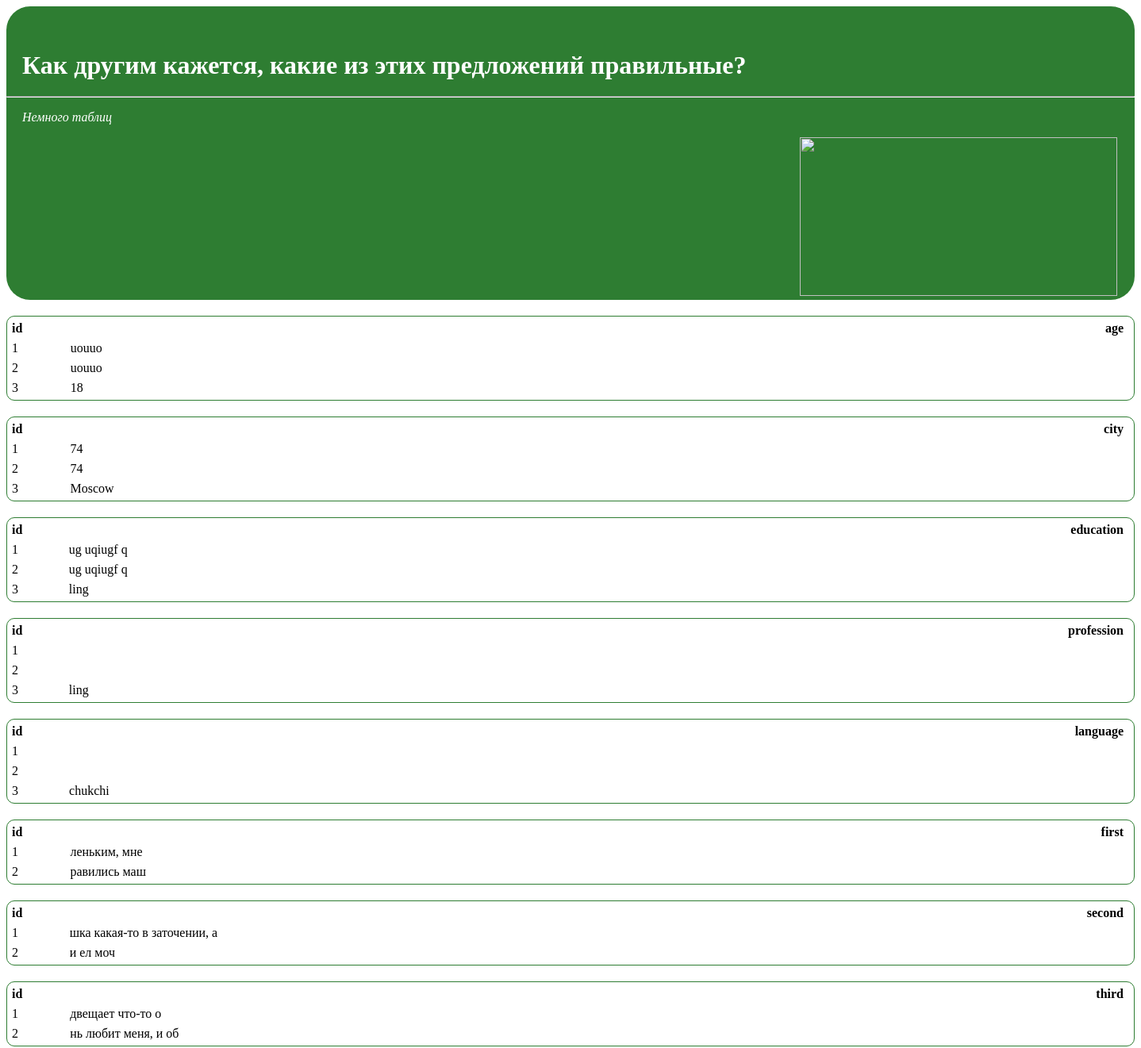
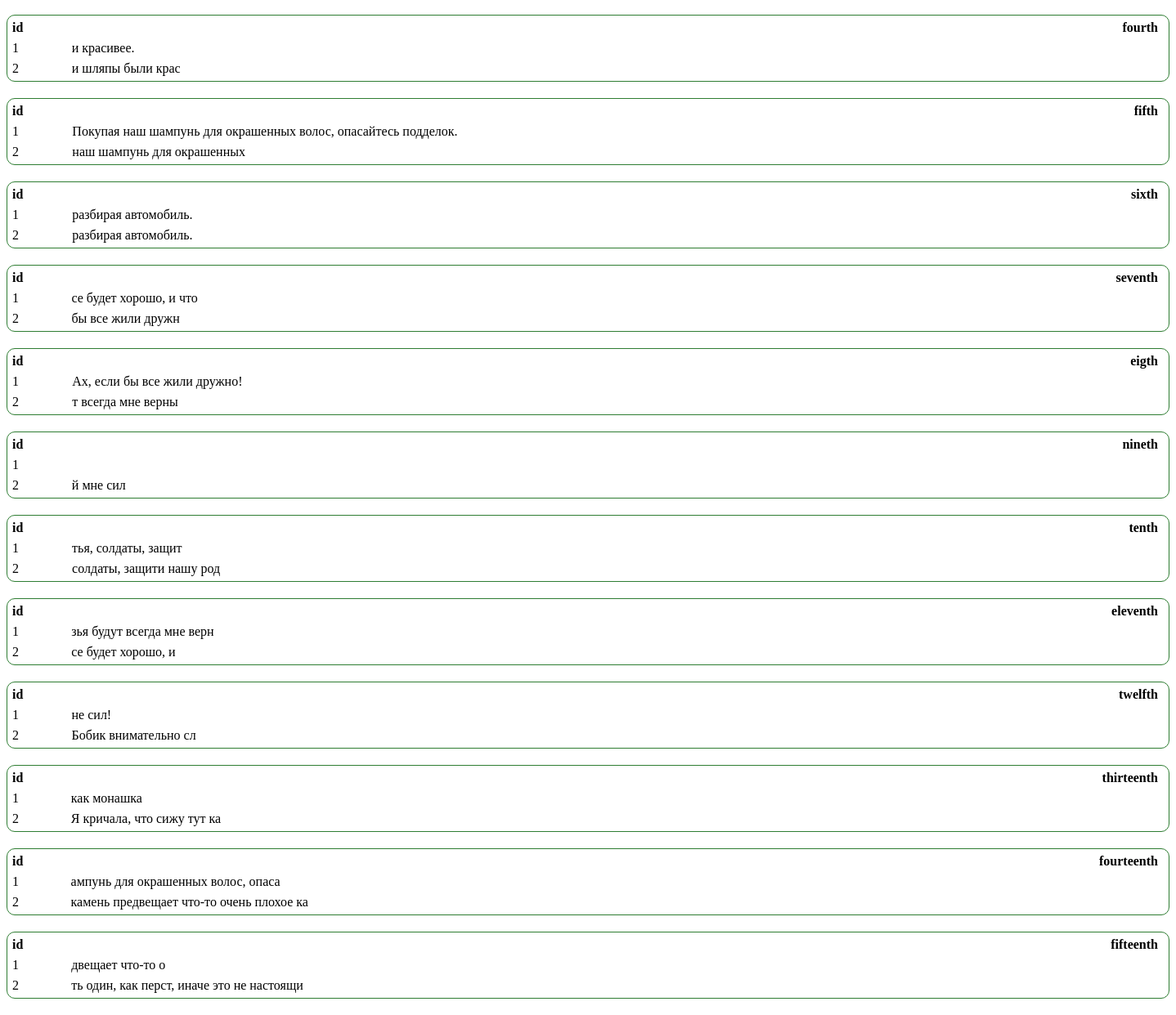
/stats, run on an earlier commit of the app's database (2 pictures, top to bottom).
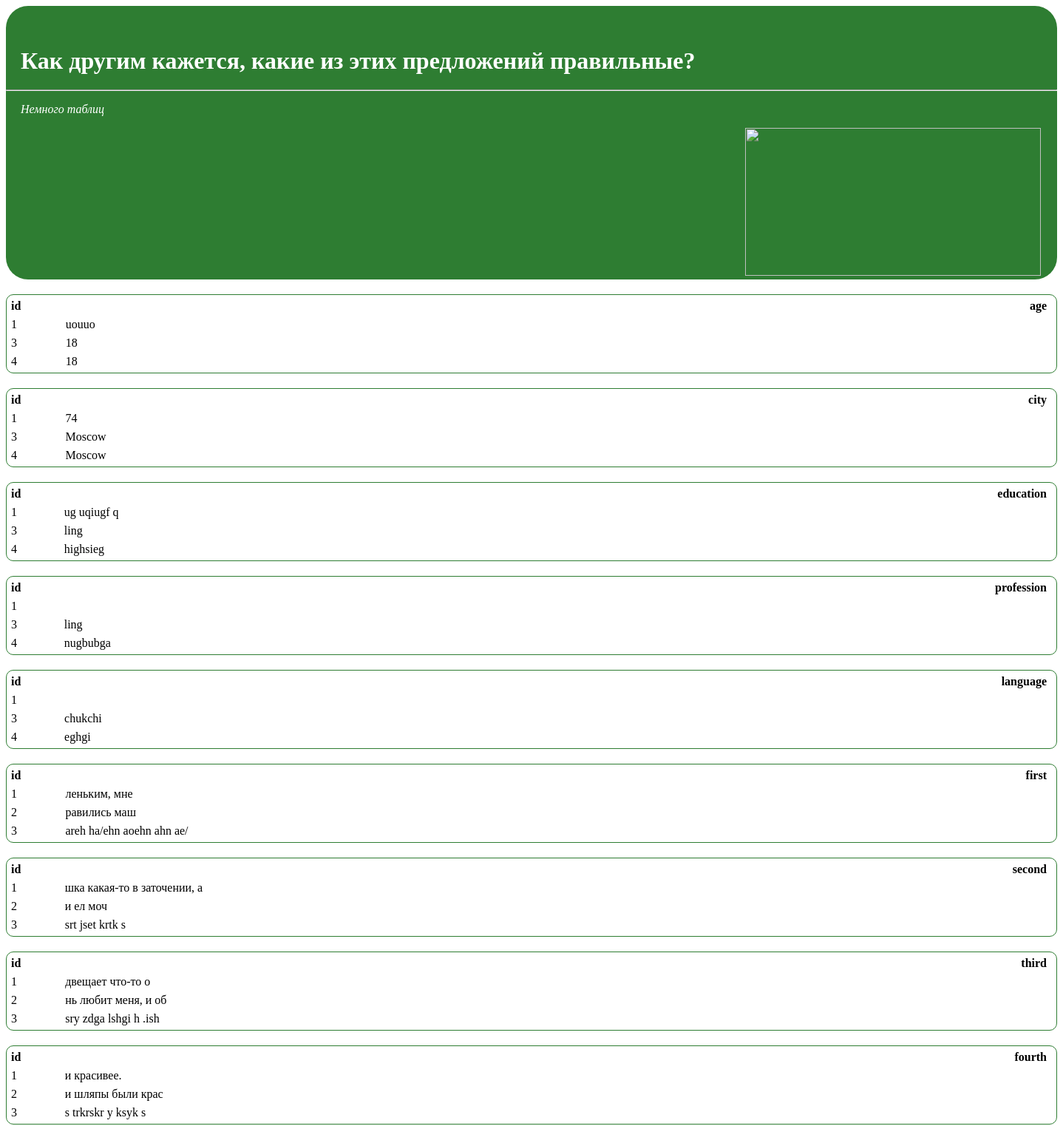
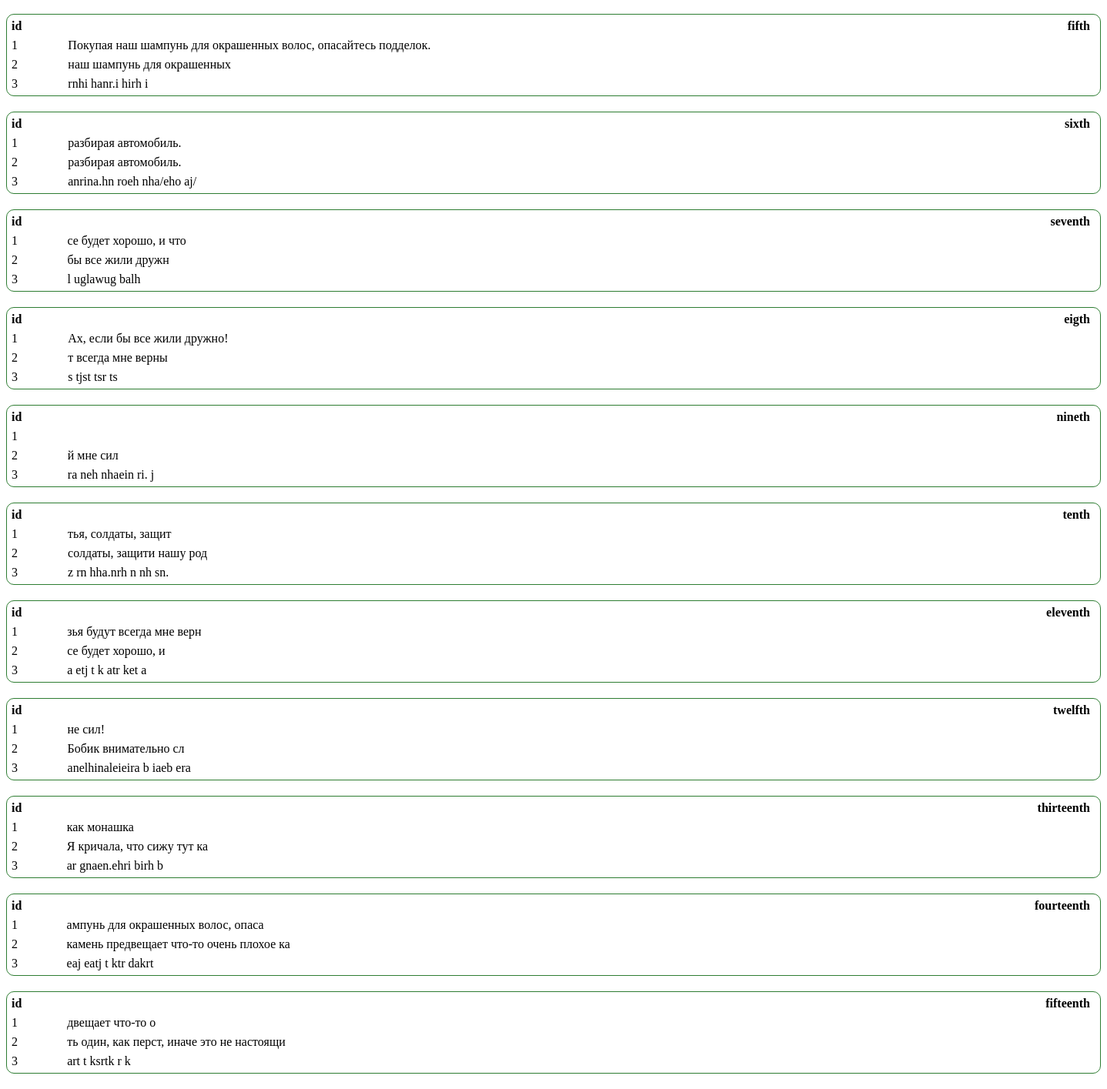
And on a later commit of the database (2 pictures, top to bottom).
### tables this page shows
CREATE TABLE "answers" (
	`id`	INTEGER PRIMARY KEY AUTOINCREMENT,
	`age`	TEXT,
	`city`	TEXT,
	`education`	TEXT,
	`profession`	TEXT,
	`language`	TEXT
);

CREATE TABLE "sentences" (
	`id`	INTEGER PRIMARY KEY AUTOINCREMENT,
	`first`	TEXT,
	`second`	TEXT,
	`third`	TEXT,
	`fourth`	TEXT,
	`fifth`	TEXT,
	`sixth`	TEXT,
	`seventh`	TEXT,
	`eigth`	TEXT,
	`nineth`	TEXT,
	`tenth`	TEXT,
	`eleventh`	TEXT,
	`twelfth`	TEXT,
	`thirteenth`	TEXT,
	`fourteenth`	TEXT,
	`fifteenth`	TEXT
);

### to_chto.py (the view)
@app.route('/stats')
def show_stats():
    conn = sqlite3.connect('sql_answers.db')
    cur = conn.cursor()
    tables = []
    params_1 = ['age', 'city', 'education', 'profession', 'language']
    params_2 = ['first', 'second', 'third', 'fourth', 'fifth', 'sixth', 'seventh', 'eigth', 'nineth', 'tenth', 'eleventh', 'twelfth', 'thirteenth', 'fourteenth', 'fifteenth']
    for param in params_1:
        cur.execute('SELECT id, ' + str(param) + ' FROM answers')
        tables.append(['id', str(param), cur.fetchall()])
    for param in params_2:
        cur.execute('SELECT id, ' + str(param) + ' FROM sentences')
        tables.append(['id', str(param), cur.fetchall()])
    return render_template('statistics_page.html', data=tables)

### templates/statistics_page.html (shortened to what this page needs)
<!DOCTYPE html>
<html lang="ru">
	<head>
	</head>
	<body>
		<header style="background-color:#2E7D32; border-radius: 30px 30px 30px 30px; ">
			<div class="container">
				<div class="row">
					<div class="col-md-4">
						<br/><br/>
						<h1 style="color:white; margin:20px 20px 20px 20px;">Как другим кажется, какие из этих предложений правильные?</h1>
						<hr>
						<p><i style="color:white; margin:20px 20px 0px 20px;">Немного таблиц</i></p>
	                </div>
					<div class="col-md-4">
        	            <img src="{{url_for('static', filename='H3sot.jpg')}}" title="Аж трясёт" alt="" style="height:200px; width:400px; margin:0px 20px 5px 1000px; " >
					</div>
	            </div>
			</div>
		</header>
 		<table style="width:100%">
 			{% for d in data %}
 				<table style="width:100%; border: 1px solid #2E7D32; border-radius: 10px 10px 10px 10px; margin:20px 0px 20px 0px; text-align: left; border-spacing: 5px;">
 					<tr>
 						<th width="5%">{{ d[0] }}<th>
 						<th width="95%">{{ d[1] }}<th>
 					</tr>
 					{% for each in d[2] %}
 						<tr>
 							<td width="5%">{{ each[0] }}</td>
 							<td width="95%">{{ each[1] }}</td>
 						</tr>
 					{% endfor %}
 				</table>
 			{% endfor %}
 		</table>
	</body>
</html>

What changed in the data, as far as the page shows it:
removed answers: id "2", age "uouuo", city "74", education "ug uqiugf q"
added answers: id "4", age "18", city "Moscow", education "highsieg", profession "nugbubga", language "eghgi"
added sentences: id "3", first "areh ha/ehn aoehn ahn ae/", second "srt jset krtk s", third "sry zdga lshgi h .ish", fourth "s trkrskr y ksyk s", fifth "rnhi hanr.i hirh i", sixth "anrina.hn roeh nha/eho aj/", seventh "l uglawug balh", eigth "s tjst tsr ts", nineth "ra neh nhaein ri. j", tenth "z rn hha.nrh n nh sn.", eleventh "a etj t k atr ket a", twelfth "anelhinaleieira b iaeb era", thirteenth "ar gnaen.ehri birh b", fourteenth "eaj eatj t ktr dakrt", fifteenth "art t ksrtk r k"
